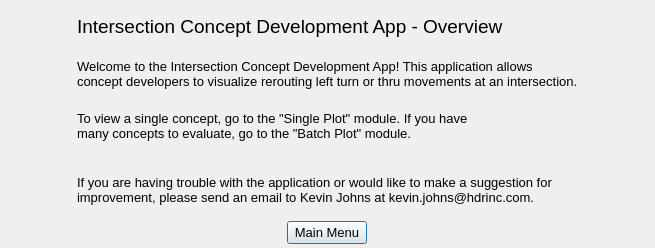
<?xml version="1.0" encoding="UTF-8"?>
<ui version="4.0">
 <class>Dialog</class>
 <widget class="QDialog" name="Dialog">
  <property name="geometry">
   <rect>
    <x>0</x>
    <y>0</y>
    <width>655</width>
    <height>248</height>
   </rect>
  </property>
  <property name="sizePolicy">
   <sizepolicy hsizetype="Fixed" vsizetype="Fixed">
    <horstretch>0</horstretch>
    <verstretch>0</verstretch>
   </sizepolicy>
  </property>
  <property name="windowTitle">
   <string>Dialog</string>
  </property>
  <widget class="QWidget" name="verticalLayoutWidget">
   <property name="geometry">
    <rect>
     <x>0</x>
     <y>0</y>
     <width>655</width>
     <height>244</height>
    </rect>
   </property>
   <layout class="QVBoxLayout" name="verticalLayout">
    <property name="spacing">
     <number>0</number>
    </property>
    <property name="leftMargin">
     <number>5</number>
    </property>
    <property name="rightMargin">
     <number>5</number>
    </property>
    <item alignment="Qt::AlignHCenter">
     <widget class="QLabel" name="label_4">
      <property name="font">
       <font>
        <pointsize>14</pointsize>
       </font>
      </property>
      <property name="text">
       <string>&lt;html&gt;&lt;head/&gt;&lt;body&gt;&lt;p&gt;Intersection Concept Development App - Overview&lt;br/&gt;&lt;br/&gt;&lt;span style=&quot; font-size:10pt;&quot;&gt;Welcome to the Intersection Concept Development App! This application allows&lt;br/&gt;concept developers to visualize rerouting left turn or thru movements at an intersection.&lt;br/&gt;&lt;br/&gt;To view a single concept, go to the &amp;quot;Single Plot&amp;quot; module. If you have &lt;br/&gt;many concepts to evaluate, go to the &amp;quot;Batch Plot&amp;quot; module.&lt;/span&gt;&lt;/p&gt;&lt;p&gt;&lt;span style=&quot; font-size:10pt;&quot;&gt;&lt;br/&gt;If you are having trouble with the application or would like to make a suggestion for&lt;br/&gt;improvement, please send an email to Kevin Johns at kevin.johns@hdrinc.com.&lt;/span&gt;&lt;/p&gt;&lt;/body&gt;&lt;/html&gt;</string>
      </property>
     </widget>
    </item>
    <item>
     <layout class="QHBoxLayout" name="horizontalLayout">
      <item alignment="Qt::AlignHCenter">
       <widget class="QPushButton" name="mainmenu">
        <property name="font">
         <font>
          <pointsize>10</pointsize>
         </font>
        </property>
        <property name="text">
         <string>Main Menu</string>
        </property>
       </widget>
      </item>
     </layout>
    </item>
   </layout>
  </widget>
 </widget>
 <resources/>
 <connections/>
</ui>
